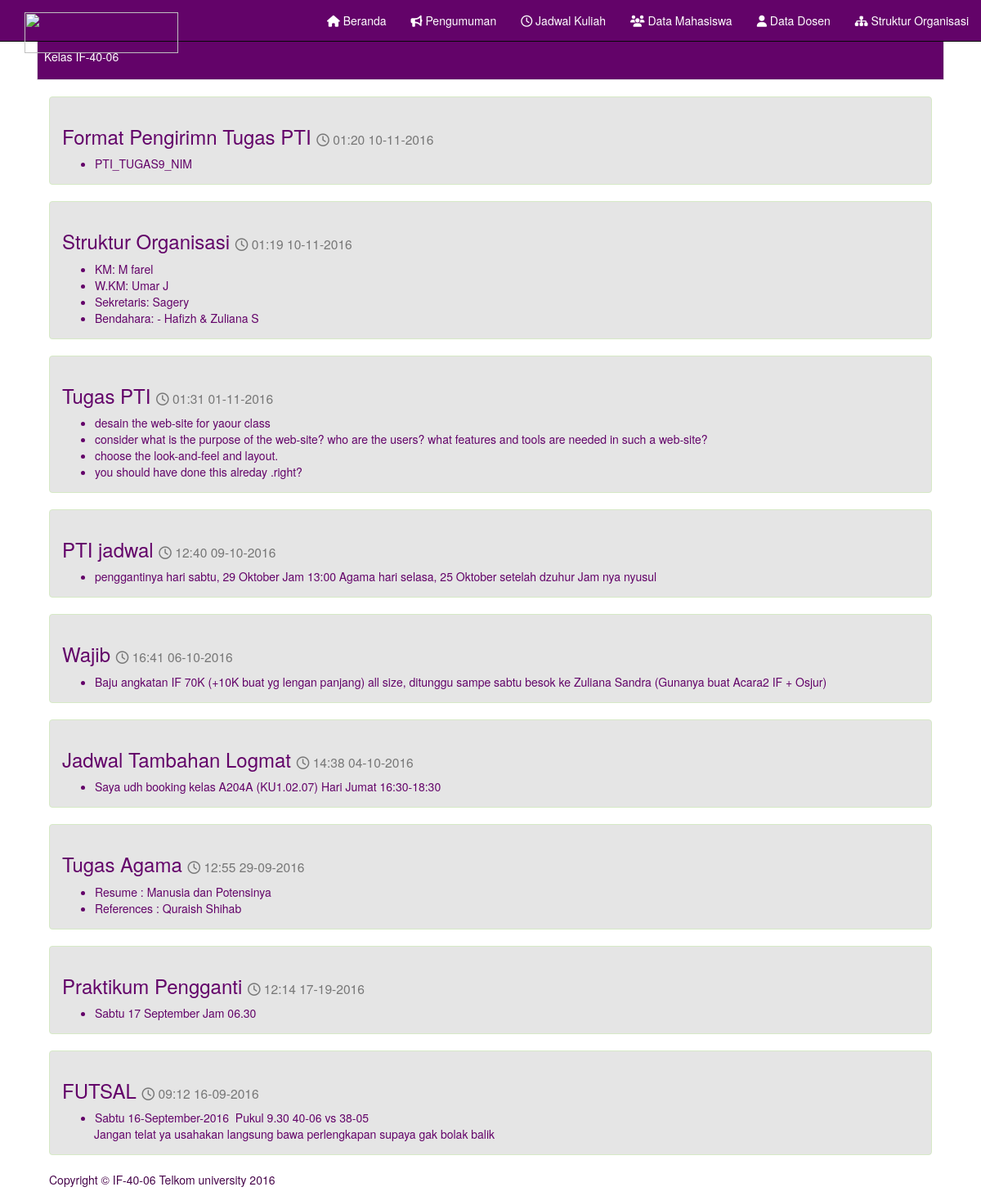
Page /index.php/web/Pengumuman on the committed database.
### tables this page shows
CREATE TABLE IF NOT EXISTS `pengumuman` (
  `id` int(11) NOT NULL AUTO_INCREMENT,
  `judul` varchar(40) NOT NULL,
  `isi` varchar(1000) NOT NULL,
  `waktu` varchar(20) NOT NULL,
  PRIMARY KEY (`id`)
);

### application/controllers/Web.php (called while the page is built, shortened)
<?php
class Web extends CI_Controller {
	public $model = NULL;
	public function __construct()
 	{
 		$this->load->helper("url");
 		$this->load->model('web_model');
 		$this->model = $this->web_model;
 		$this->load->database();
 		$this->load->helper('url');
  	}
	public function Pengumuman()
	{
		$data =$this->model->Getpengumuman();
		$this->load->view('web/header');
		$this->load->view('web/pengumuman-tampil',array('data'=> $data));
		$this->load->view('web/footer');
	}
}

### index.php (called while the page is built, shortened)
<?php
require_once BASEPATH.'core/CodeIgniter.php';

### application/models/Web_model.php (called while the page is built, shortened)
<?php
class Web_model extends CI_Model {
	public function Getpengumuman(){
		$data = $this->db->query('SELECT * from pengumuman order by id desc limit 30');
		return $data->result_array();
	}
}

### application/views/web/pengumuman-tampil.php (the view)
<div class="container" style="margin-top: 10px;">
    <div class="col-md-12 ">
        <div class="well wel-sm">
          <h4>Pengumuman</h4>
          <p >Kelas IF-40-06</p>
        </div>
        <div  class="col-md-12">
        <?php foreach ($data as $d) { ?>
          <div class="alert alert-pengumuman">
            <h3><?php echo $d['judul']; ?> <small><i class="fa fa-clock-o"></i> <?php echo $d['waktu']; ?></small></h3>
            <?php echo $d['isi']; ?>
          </div>
        <?php } ?>
        </div>
    </div>

### application/views/web/header.php (shortened to what this page needs)
<!DOCTYPE html>
<html lang="en">
<head>
    <link href="<?php echo base_url();?>/asset/web/css/bootstrap.css" rel="stylesheet">
    <link href="<?php echo base_url();?>/asset/web/css/logo-nav.css" rel="stylesheet">
    <link rel="stylesheet" href="<?php echo base_url();?>/asset/web/css/font-awesome.css">
</head>
<body>
    <nav class="navbar navbar-inverse navbar-fixed-top" role="navigation">
        <div class="container">
            <div class="navbar-header">
                <a class="navbar-brand" href="<?php echo base_url(); ?>">
                    <img src="<?php echo base_url();?>/asset/web/img/logo1.png" width="188px" height="50px">
                </a>
            </div>
            <div class="collapse navbar-collapse mega-menu navbar-responsive-collapse" id="myNavbar">
                <div class="container">
                    <ul class="nav navbar-nav navbar-right navbar-static">
                        <li>
                            <a href="<?php echo base_url();?>">
                            <i class="fa fa-home"></i> Beranda</a>
                        </li>
                        <li>
                            <a href="<?php echo base_url();?>index.php/web/pengumuman">
                            <i class="fa fa-bullhorn"></i> Pengumuman</a>
                        </li>
                        <li>
                            <a href="<?php echo base_url();?>index.php/web/jadwal_kuliah">
                            <i class="fa fa-clock-o"></i> Jadwal Kuliah</a>
                        </li>
                        <li>
                            <a href="<?php echo base_url();?>index.php/web/data_mahasiswa">
                            <i class="fa fa-users"></i> Data Mahasiswa</a>
                        </li>
                        <li>
                            <a href="<?php echo base_url();?>index.php/web/data_dosen">
                            <i class="fa fa-user"></i> Data Dosen</a>
                        </li>
                         <li>
                            <a href="<?php echo base_url();?>index.php/web/struktur_organisasi">
                            <i class="fa fa-sitemap"></i> Struktur Organisasi</a>
                        </li>
                    </ul>
                </div>
            </div>
        </div>
    </nav>

### application/views/web/footer.php (shortened to what this page needs)
<footer>
  <div class="container">
    <div class="col-lg-12">
      <p>Copyright © IF-40-06 Telkom university 2016</p>
    </div>
  </div>
</footer>
</body>
</html>

### rows in the picture
pengumuman: judul "Format Pengirimn Tugas PTI", waktu "01:20 10-11-2016", isi "PTI_TUGAS9_NIM"
pengumuman: judul "Struktur Organisasi", waktu "01:19 10-11-2016", isi "KM: M farel W.KM: Umar J Sekretaris: Sagery Bendahara: - Hafizh & Zuliana S"
pengumuman: judul "Tugas PTI", waktu "01:31 01-11-2016", isi "desain the web-site for yaour class consider what is the purpose of the web-site? who are the users? what features and tools are needed in such a web-site? choose the look-and-feel and layout. you should have done this alreday .right?"
pengumuman: judul "PTI jadwal", waktu "12:40 09-10-2016", isi "penggantinya hari sabtu, 29 Oktober Jam 13:00 Agama hari selasa, 25 Oktober setelah dzuhur Jam nya nyusul"
pengumuman: judul "Wajib", waktu "16:41 06-10-2016", isi "Baju angkatan IF 70K (+10K buat yg lengan panjang) all size, ditunggu sampe sabtu besok ke Zuliana Sandra (Gunanya buat Acara2 IF + Osjur)"
pengumuman: judul "Jadwal Tambahan Logmat", waktu "14:38 04-10-2016", isi "Saya udh booking kelas A204A (KU1.02.07) Hari Jumat 16:30-18:30"
pengumuman: judul "Tugas Agama", waktu "12:55 29-09-2016", isi "Resume : Manusia dan Potensinya References : Quraish Shihab"
pengumuman: judul "Praktikum Pengganti", waktu "12:14 17-19-2016", isi "Sabtu 17 September Jam 06.30"
pengumuman: judul "FUTSAL", waktu "09:12 16-09-2016", isi "Sabtu 16-September-2016 Pukul 9.30 40-06 vs 38-05 Jangan telat ya usahakan langsung bawa perlengkapan supaya gak bolak balik"
